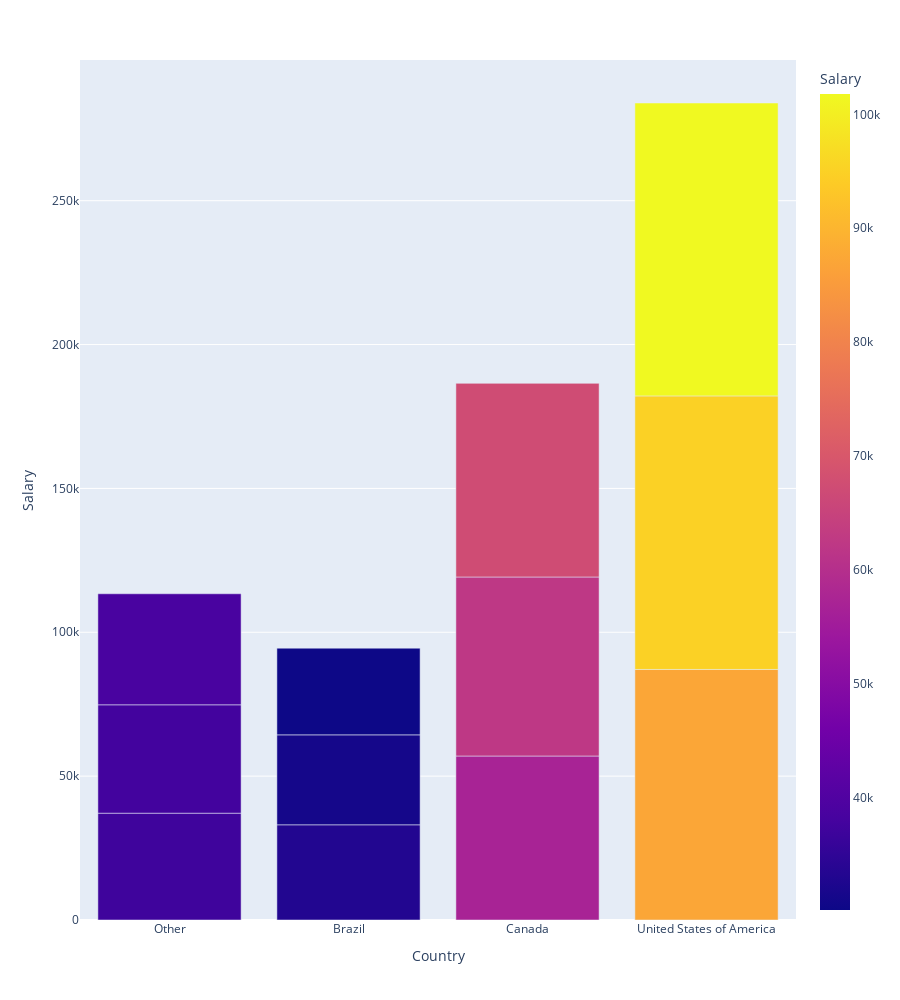

Here is the notebook cell this chart was saved with:
### Code cell
import plotly.express as px
fig = px.bar(y, x = "Country", y = 'Salary', 
            color_discrete_sequence= px.colors.sequential.Plasma_r, color = 'Salary', height= 1000)
fig.show()

### Figure 1 — Plotly figure (JSON) as saved in the notebook; plotly's stock layout.template omitted (floating-point values rounded to 4 significant figures)
{"data": [{"alignmentgroup": "True", "hovertemplate": "Country=%{x}<br>Salary=%{marker.color}<extra></extra>", "legendgroup": "", "marker": {"color": [37130.0, 37670.0, 38590.0, 33080.0, 31260.0, 30130.0, 57000.0, 62220.0, 67300.0, 87080.0, 95080.0, 101800.0], "coloraxis": "coloraxis", "pattern": {"shape": ""}}, "name": "", "offsetgroup": "", "orientation": "v", "showlegend": false, "textposition": "auto", "type": "bar", "x": ["Other", "Other", "Other", "Brazil", "Brazil", "Brazil", "Canada", "Canada", "Canada", "United States of America", "United States of America", "United States of America"], "xaxis": "x", "y": [37130.0, 37670.0, 38590.0, 33080.0, 31260.0, 30130.0, 57000.0, 62220.0, 67300.0, 87080.0, 95080.0, 101800.0], "yaxis": "y"}], "layout": {"barmode": "relative", "coloraxis": {"colorbar": {"title": {"text": "Salary"}}, "colorscale": [[0, "#0d0887"], [0.1111, "#46039f"], [0.2222, "#7201a8"], [0.3333, "#9c179e"], [0.4444, "#bd3786"], [0.5556, "#d8576b"], [0.6667, "#ed7953"], [0.7778, "#fb9f3a"], [0.8889, "#fdca26"], [1, "#f0f921"]]}, "height": 1000, "legend": {"tracegroupgap": 0}, "margin": {"t": 60}, "xaxis": {"anchor": "y", "domain": [0, 1], "title": {"text": "Country"}}, "yaxis": {"anchor": "x", "domain": [0, 1], "title": {"text": "Salary"}}}}
